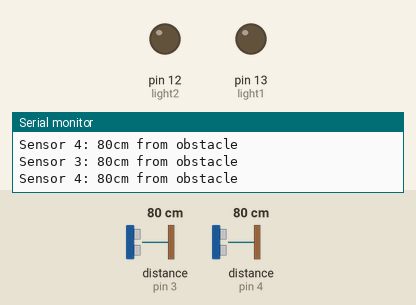
This sketch was run on a simulated Arduino Uno, built with avr-gcc and run on an emulated ATmega328P. Parts: output pins drawn as LEDs (lit = HIGH), the last lines printed to the serial monitor. Wiring (inferred from the names in the program): 2 × ultrasonic range finder: trigger pin 3, echo pin 3 / trigger pin 4, echo pin 4. The inputs (shaded band) are chosen by the test bench; at power-on: distance to the obstacle (sensors on pin 3, pin 4) 80 cm. The echo pulse lasts 58.3 µs per cm.

Above: at 1.8 s.
1.9 s: distance to the obstacle (sensor on pin 3) set to 13 cm
3.4 s: distance to the obstacle (sensor on pin 3) set to 10 cm
At 4.9 s:
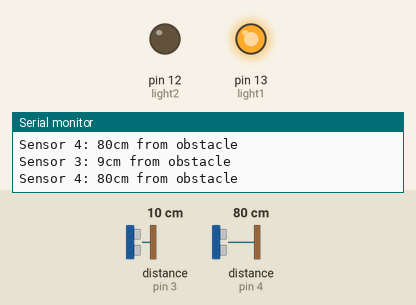
5.5 s: distance to the obstacle (sensor on pin 4) set to 13 cm
7.2 s: distance to the obstacle (sensor on pin 4) set to 10 cm
At 8.6 s:
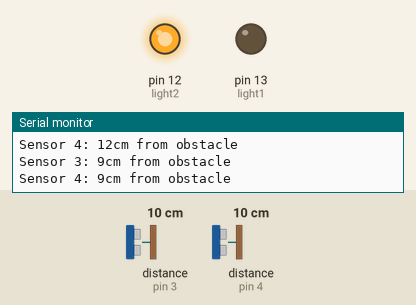
9.5 s: distance to the obstacle (sensor on pin 4) set to 18 cm
At 13.0 s:
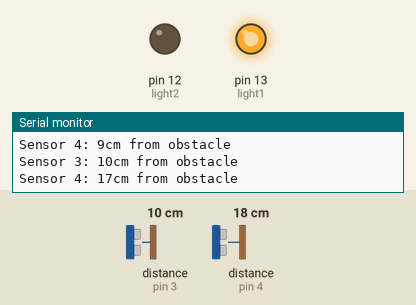
13.5 s: distance to the obstacle (sensor on pin 4) set to 2 cm
At 14.8 s:
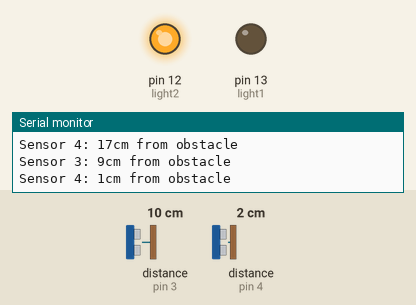
Timing chart, 0 to 16.5 s (numbered marks = the images above; inputs shaded):
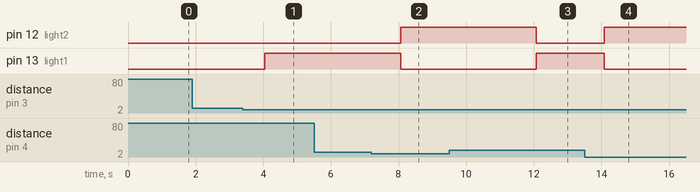

Measured:
- the behaviour switches between 12 and 11 cm on distance to the obstacle (sensor on pin 3) (found by bisection; images 0 and 1)
- the behaviour switches between 12 and 11 cm on distance to the obstacle (sensor on pin 4) (found by bisection; images 1 and 2)
- after the input at 3.4 s, pin 13 (light1): LOW → HIGH after 0.65 s
- after the input at 7.2 s, pin 12 (light2): LOW → HIGH after 0.87 s; pin 13 (light1): HIGH → LOW after 0.87 s
- after the input at 9.5 s, pin 12 (light2): HIGH → LOW after 2.6 s; pin 13 (light1): LOW → HIGH after 2.6 s
- after the input at 13.5 s, pin 12 (light2): LOW → HIGH after 0.58 s; pin 13 (light1): HIGH → LOW after 0.58 s

The sketch:

SmartParkingLotTest4_EntranceSensors.ino
```cpp
/*
* Simulation for entrance sensors
*/

const int light1 = 13;
const int light2 = 12;
const int pingPin1 = 3;
const int pingPin2 = 4;

const int distanceLimit = 10;
//unsigned long time = 0;

void setup()
{
  Serial.begin(9600);

  pinMode(light1, OUTPUT);
  pinMode(light2, OUTPUT);
}

void loop()
{
  long sensorAns1 = checkDistance(pingPin1);
  long sensorAns2 = checkDistance(pingPin2);
  blink(sensorAns1, sensorAns2);
  delay(1000);
}

void blink(long s1, long s2)
{
   if(s1 <= distanceLimit)
  {
    digitalWrite(light1, HIGH);
    digitalWrite(light2, LOW);

    if(s2 <= distanceLimit)
    {
      digitalWrite(light1, LOW);
      digitalWrite(light2, HIGH);
      delay(3000);
    }
  }
  else
  {
    digitalWrite(light1, LOW);
    digitalWrite(light2, LOW);
  }
}

// working!
long checkDistance(int pingPin)
{
  long pulse, cm;

  pinMode(pingPin, OUTPUT);
  digitalWrite(pingPin, LOW);
  delayMicroseconds(2);
  digitalWrite(pingPin, HIGH);
  delayMicroseconds(5);
  digitalWrite(pingPin, LOW);

  /*
  // Used for 4-pin sensor
  digitalWrite(trigPin, LOW);
  delayMicroseconds(2);
  digitalWrite(trigPin, HIGH);
  delayMicroseconds(10);
  digitalWrite(trigPin, LOW);
  */

  pinMode(pingPin, INPUT);
//  pulse = pulseIn(echoPin, HIGH); // used for 4-pin sensor
  pulse = pulseIn(pingPin, HIGH);
  cm = distance(pulse);
  //turnLight(cm);
  Serial.print("Sensor ");
  Serial.print(pingPin);
  Serial.print(": ");
  Serial.print(cm);
  Serial.print("cm from obstacle \n");
  //delay(100);
  return cm;
}

long distance(long time)
{
  return time/29/2;
}
```
